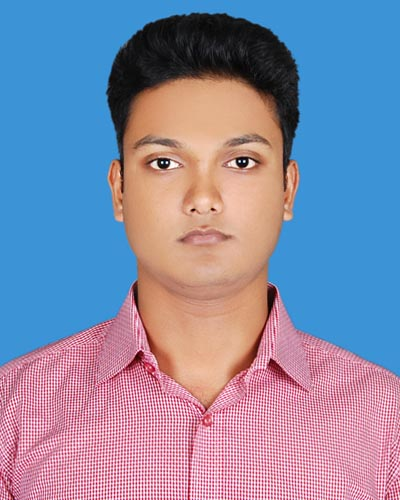
%> input picture Adnan.jpg, 400 x 500 px
$ octave contast.m   (GNU Octave 9; MATLAB toolbox functions it lacks are replaced by stand-ins)
%> lines starting %> are read from the running program, lines starting %| are printed output that depends on the picture
a = imread('Adnan.jpg');
%> a is the input picture: size 500x400x3 uint8; mean R, G, B 136.2, 139, 167.5
a_imadjust = imadjust(a);
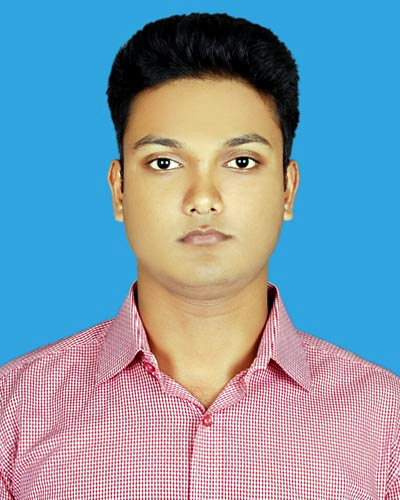
%> a_imadjust: size 500x400x3 uint8; mean R, G, B 128.9, 154.1, 171.4
a_histeq = histeq(a);
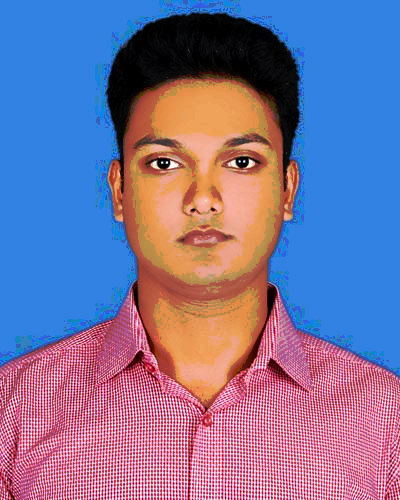
%> a_histeq: size 500x400x3 uint8; mean R, G, B 126.4, 115.7, 155.5
%> (the run ends here)

$ run again, with a.JPG copied over Adnan.jpg
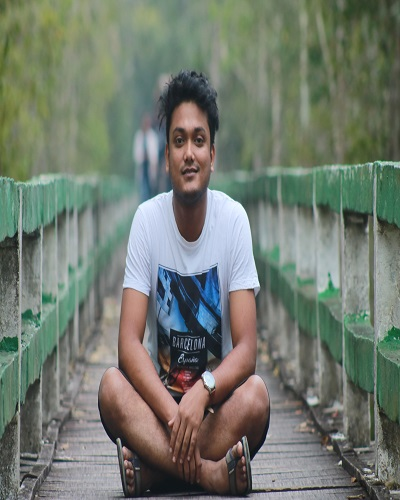
%> input picture a.JPG, 400 x 500 px
%> a is the input picture: size 500x400x3 uint8; mean R, G, B 114.1, 122, 110.9
%> `a_imadjust = imadjust(a);`:
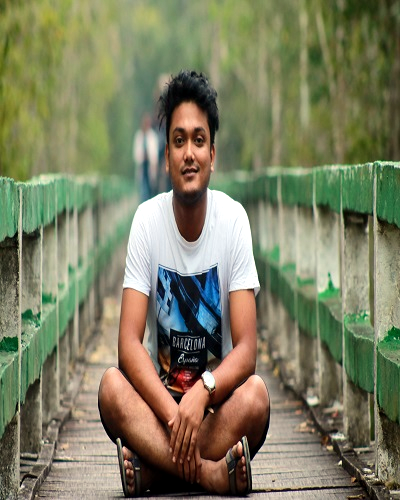
%> a_imadjust: size 500x400x3 uint8; mean R, G, B 124.8, 126.1, 97.5
%> `a_histeq = histeq(a);`:
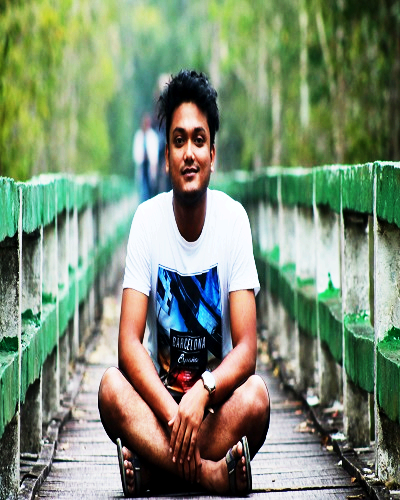
%> a_histeq: size 500x400x3 uint8; mean R, G, B 123.5, 140.7, 114.8

$ run again, with i1.jpg copied over Adnan.jpg
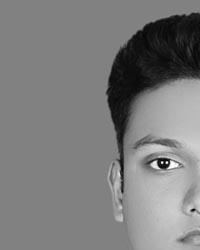
%> input picture i1.jpg, 200 x 250 px
%> a is the input picture: size 250x200 uint8; min 0, max 255, mean 124.6
%> `a_histeq = histeq(a);`:
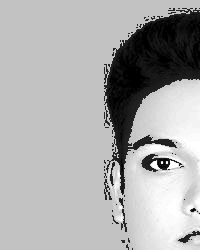
%> a_histeq: size 250x200 uint8; min 0, max 255, mean 171.3
%> `a_adapthisteq = adapthisteq(a);`:
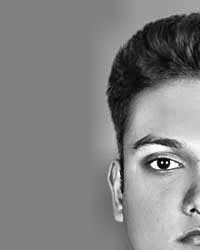
%> a_adapthisteq: size 250x200 uint8; min 0, max 255, mean 129.6
